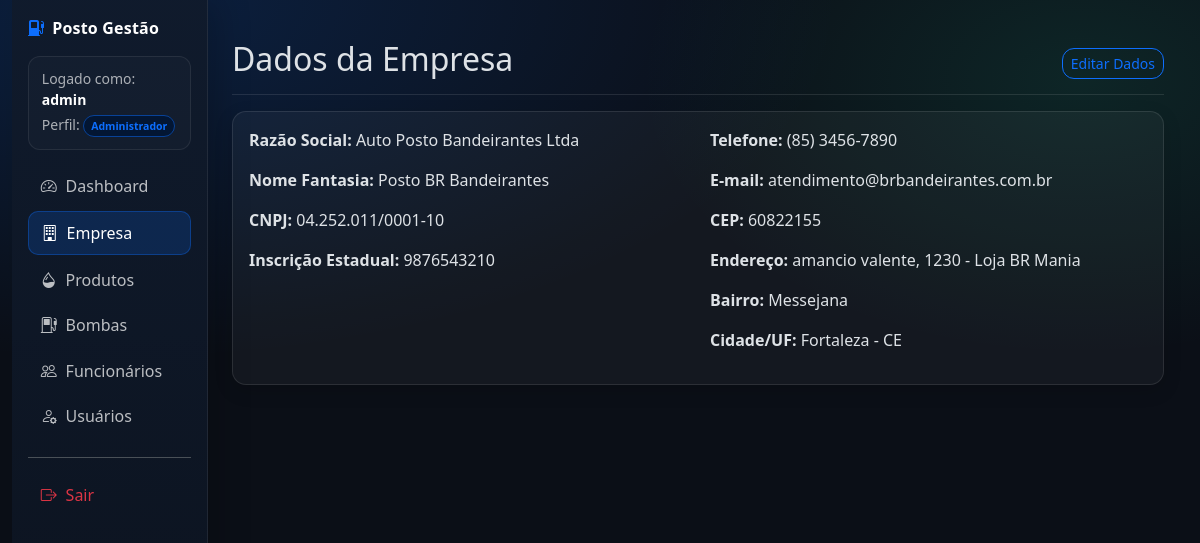
/empresa/ (signed in), run on the app's committed database.
### accounts/models.py (models this page shows, shortened)
class CustomUser(AbstractUser):
    PERFIL_CHOICES = (
        ('ADMIN', 'Administrador'),
        ('GERENTE', 'Gerente'),
        ('OPERADOR', 'Operador'),
    )
    nome_completo = models.CharField('Nome completo', max_length=255, default='')
    perfil = models.CharField(max_length=10, choices=PERFIL_CHOICES, default='OPERADOR')
    data_cadastro = models.DateTimeField(auto_now_add=True)
    REQUIRED_FIELDS = ["email", "nome_completo"]

### empresa/models.py (models this page shows, shortened)
class Empresa(models.Model):
    razao_social = models.CharField(max_length=255)
    nome_fantasia = models.CharField(max_length=255)
    cnpj = models.CharField(max_length=18, unique=True, validators=[validate_cnpj])
    inscricao_estadual = models.CharField(max_length=20)
    telefone = models.CharField(max_length=20)
    email = models.EmailField()
    cep = models.CharField(max_length=9)
    logradouro = models.CharField(max_length=255)
    numero = models.CharField(max_length=10)
    complemento = models.CharField(max_length=255, blank=True, null=True)
    bairro = models.CharField(max_length=100)
    cidade = models.CharField(max_length=100)
    estado = models.CharField(max_length=2)
    data_cadastro = models.DateTimeField(auto_now_add=True)

### empresa/views.py (the view)
# urls.py: path('', views.EmpresaDetailView.as_view(), name='empresa_detail'),
class EmpresaDetailView(GerenteRequiredMixin, DetailView):
    model = Empresa
    template_name = 'empresa/empresa_detail.html'
    context_object_name = 'empresa'
    def get(self, request, *args, **kwargs):
        if not Empresa.objects.exists():
            messages.info(request, "Cadastre os dados da empresa para continuar.")
            return redirect('empresa_create')
        return super().get(request, *args, **kwargs)
    def get_object(self, queryset=None):
        return Empresa.objects.first()

### core/mixins.py (called while the page is built)
    def test_func(self):
        return self.request.user.is_authenticated and self.request.user.perfil in ['ADMIN', 'GERENTE']

### empresa/templates/empresa/empresa_detail.html (shortened to what this page needs)
{% extends 'base.html' %}
{% block content %}
<div class="d-flex justify-content-between flex-wrap flex-md-nowrap align-items-center pt-3 pb-2 mb-3 border-bottom">
    <h1 class="h2">Dados da Empresa</h1>
    <div class="btn-toolbar mb-2 mb-md-0">
        {% if request.user.perfil == "ADMIN" or request.user.perfil == "GERENTE" %}
            <a href="{% url 'empresa_update' %}" class="btn btn-sm btn-outline-primary">Editar Dados</a>
        {% endif %}
    </div>
</div>
<div class="card">
    <div class="card-body">
        <div class="row">
            <div class="col-md-6">
                <p><strong>Razão Social:</strong> {{ empresa.razao_social }}</p>
                <p><strong>Nome Fantasia:</strong> {{ empresa.nome_fantasia }}</p>
                <p><strong>CNPJ:</strong> {{ empresa.cnpj }}</p>
                <p><strong>Inscrição Estadual:</strong> {{ empresa.inscricao_estadual }}</p>
            </div>
            <div class="col-md-6">
                <p><strong>Telefone:</strong> {{ empresa.telefone }}</p>
                <p><strong>E-mail:</strong> {{ empresa.email }}</p>
                <p><strong>CEP:</strong> {{ empresa.cep }}</p>
                <p><strong>Endereço:</strong> {{ empresa.logradouro }}, {{ empresa.numero }}
                    {% if empresa.complemento %}- {{ empresa.complemento }}{% endif %}
                </p>
                <p><strong>Bairro:</strong> {{ empresa.bairro }}</p>
                <p><strong>Cidade/UF:</strong> {{ empresa.cidade }} - {{ empresa.estado }}</p>
            </div>
        </div>
    </div>
</div>
{% endblock %}

### templates/base.html (shortened to what this page needs)
{% load django_bootstrap5 %}
{% load static %}
<!DOCTYPE html>
<html lang="pt-br" data-bs-theme="dark">
<head>
    {% bootstrap_css %}
    <link rel="stylesheet" href="https://cdn.jsdelivr.net/npm/bootstrap-icons@1.11.3/font/bootstrap-icons.min.css">
    <link rel="stylesheet" href="{% static 'css/app.css' %}">
</head>
<body>
<div class="container-fluid app-shell">
    <div class="row g-0">
        {% if user.is_authenticated %}
        {% with current=request.resolver_match.url_name %}
        <aside class="col-md-3 col-lg-2 d-md-block sidebar p-3">
            <div class="d-flex align-items-center justify-content-between mb-3">
                <div class="brand text-white">
                    <i class="bi bi-fuel-pump-fill me-2 text-primary"></i>Posto Gestão
                </div>
            </div>
            <div class="small text-muted mb-3 user-chip">
                Logado como: <strong class="text-white">{{ user.username }}</strong>
                <div class="mt-1">
                    Perfil:
                    <span class="badge bg-primary-subtle text-primary border border-primary-subtle">
                        {{ user.get_perfil_display }}
                    </span>
                </div>
            </div>
            <ul class="nav nav-pills flex-column gap-1">
                <li class="nav-item">
                    <a href="{% url 'dashboard' %}" class="nav-link {% if current == 'dashboard' %}active{% endif %}">
                        <i class="bi bi-speedometer2"></i> Dashboard
                    </a>
                </li>
                {% if user.perfil != 'OPERADOR' %}
                <li class="nav-item">
                    <a href="{% url 'empresa_detail' %}" class="nav-link {% if current == 'empresa_detail' or current == 'empresa_create' or current == 'empresa_update' %}active{% endif %}">
                        <i class="bi bi-building"></i> Empresa
                    </a>
                </li>
                {% endif %}
                <li class="nav-item">
                    <a href="{% url 'produto_list' %}" class="nav-link {% if current == 'produto_list' or current == 'produto_create' or current == 'produto_update' %}active{% endif %}">
                        <i class="bi bi-droplet-half"></i> Produtos
                    </a>
                </li>
                <li class="nav-item">
                    <a href="{% url 'bomba_list' %}" class="nav-link {% if current == 'bomba_list' or current == 'bomba_create' or current == 'bomba_update' %}active{% endif %}">
                        <i class="bi bi-fuel-pump"></i> Bombas
                    </a>
                </li>
                <li class="nav-item">
                    <a href="{% url 'funcionario_list' %}" class="nav-link {% if current == 'funcionario_list' or current == 'funcionario_create' or current == 'funcionario_update' %}active{% endif %}">
                        <i class="bi bi-people"></i> Funcionários
                    </a>
                </li>
                {% if user.perfil == 'ADMIN' %}
                <li class="nav-item">
                    <a href="{% url 'user_list' %}" class="nav-link {% if current == 'user_list' or current == 'user_create' or current == 'user_update' %}active{% endif %}">
                        <i class="bi bi-person-gear"></i> Usuários
                    </a>
                </li>
                {% endif %}
                <li class="nav-item mt-3 pt-3 border-top app-border">
                    <form action="{% url 'logout' %}" method="post">
                        <button type="submit" class="nav-link w-100 text-start text-danger border-0 bg-transparent">
                            <i class="bi bi-box-arrow-right"></i> Sair
                        </button>
                    </form>
                </li>
            </ul>
        </aside>
        {% endwith %}
        <main class="col-md-9 col-lg-10 content">
        {% else %}
        <main class="col-12 content">
        {% endif %}
            {% block content %}{% endblock %}
        </main>
    </div>
</div>
</body>
</html>

### static/css/app.css (style rules this page uses)
:root { --app-bg: #0b0f17; --sidebar-bg: #0f1624; --card-bg: rgba(255,255,255,.04); --card-border: rgba(255,255,255,.10); --muted: rgba(255,255,255,.65); }
body { background: radial-gradient(1200px 600px at 10% 0%, rgba(13,110,253,.18), transparent 60%), radial-gradient(800px 500px at 90% 10%, rgba(32,201,151,.12), transparent 55%), var(--app-bg); }
.app-shell { min-height: 100vh; }
.sidebar { min-height: 100vh; background: linear-gradient(180deg, rgba(16,26,44,.98), rgba(12,18,30,.95)); border-right: 1px solid rgba(255,255,255,.08); box-shadow: 12px 0 30px rgba(0,0,0,.18); }
.sidebar .brand { font-weight: 700; letter-spacing: .2px; }
.user-chip { border: 1px solid rgba(255,255,255,.08); background: rgba(255,255,255,.02); border-radius: 12px; padding: .7rem .8rem; }
.sidebar .nav-link { color: rgba(255,255,255,.72); border-radius: 10px; padding: .55rem .8rem; display: flex; gap: .55rem; align-items: center; transition: all .2s ease; }
.sidebar .nav-link.active { background: rgba(13,110,253,.18); color: #fff; border: 1px solid rgba(13,110,253,.35); }
.content { padding: 24px; }
.card { background: var(--card-bg); border: 1px solid var(--card-border); border-radius: 14px; box-shadow: 0 6px 18px rgba(0,0,0,.15); }
.border-bottom { border-color: rgba(255,255,255,.10)!important; }
.text-muted { color: var(--muted)!important; }
.btn { border-radius: 12px; }
.badge { border-radius: 999px; padding: .45em .65em; font-weight: 600; }

### data on the page
CustomUser: username "admin", perfil "Administrador"
Empresa: razao_social "Auto Posto Bandeirantes Ltda", nome_fantasia "Posto BR Bandeirantes", cnpj "04.252.011/0001-10", inscricao_estadual "9876543210", telefone "(85) 3456-7890", email "atendimento@brbandeirantes.com.br", cep "60822155", logradouro "amancio valente", numero "1230", complemento "Loja BR Mania", bairro "Messejana", cidade "Fortaleza", estado "CE"
